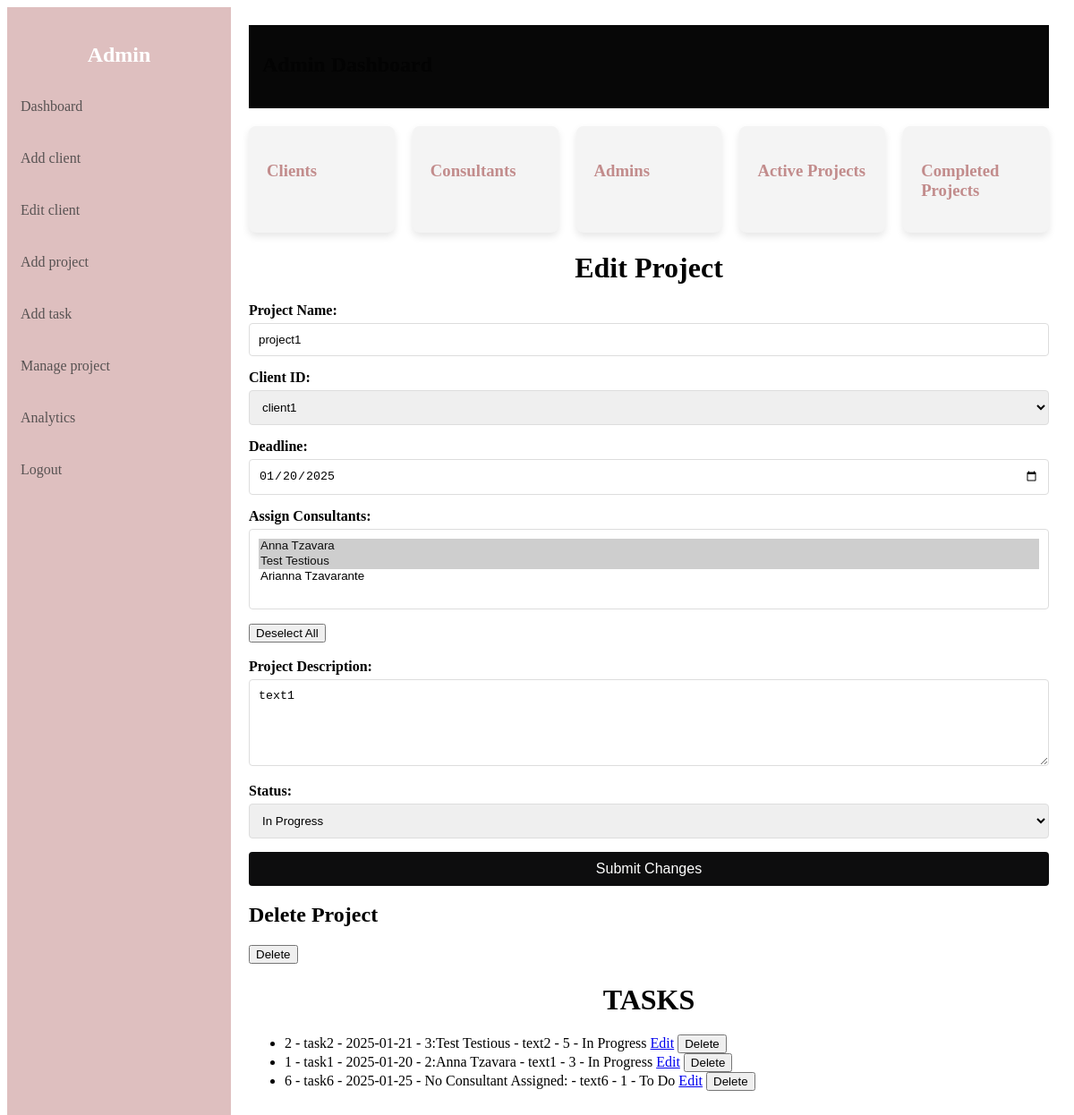
Page /projects/edit/1 (signed in) on the committed database.
### server.py (models this page shows)
class Project(db.Model):
    id = db.Column(db.Integer, primary_key=True)
    name = db.Column(db.String(150), nullable=False)
    client_id = db.Column(db.Integer, db.ForeignKey('client.id'), nullable=False)
    deadline = db.Column(db.Date, nullable=True)
    description = db.Column(db.String(500), nullable=True)
    status = db.Column(db.String(20), default="To Do", nullable=False)
    consultants = db.relationship('User', secondary=project_consultants, back_populates='projects')
    client = db.relationship('Client', back_populates='projects')
    tasks = db.relationship('Task', back_populates='project')
    __table_args__ = (
        CheckConstraint("status IN ('To Do', 'In Progress', 'Completed')", name="check_project_status"),
    )

class Task(db.Model):
    id = db.Column(db.Integer, primary_key=True)
    name = db.Column(db.String(150), nullable=False)
    project_id = db.Column(db.Integer, db.ForeignKey('project.id'), nullable=False)
    deadline = db.Column(db.Date, nullable=True)
    consultant_id = db.Column(db.Integer, db.ForeignKey('user.id'), nullable=True)
    description = db.Column(db.String(500), nullable=True)
    status = db.Column(db.String(20), default="To Do", nullable=False)
    priority = db.Column(db.Integer, default=1, nullable=True)
    project = db.relationship('Project', back_populates='tasks')
    consultant = db.relationship('User', back_populates='tasks')
    __table_args__ = (
        CheckConstraint("status IN ('To Do', 'In Progress', 'Completed')", name="check_task_status"),
    )

class User(UserMixin, db.Model):
    id = db.Column(db.Integer, primary_key=True)
    fullname = db.Column(db.String(150), nullable=False)
    username = db.Column(db.String(80), unique=True, nullable=False)
    email = db.Column(db.String(120), unique=True, nullable=False)
    phone = db.Column(db.String(10), unique=True, nullable=False)
    password = db.Column(db.String(200), nullable=False)
    role = db.Column(db.String(20), nullable=False, default='consultant')
    clients = db.relationship('Client', back_populates='consultant')
    projects = db.relationship('Project', secondary=project_consultants, back_populates='consultants')
    tasks = db.relationship('Task', back_populates='consultant')

### server.py (the view, shortened to what this page needs)
@app.route("/projects/edit/<int:project_id>", methods=['GET', 'POST'])
@login_required
def edit_project(project_id):
    if current_user.role != 'admin':
        return "Unauthorized", 403
    project = Project.query.get(project_id)
    all_clients = Client.query.all()
    all_consultants = User.query.filter_by(role='consultant').all()
    all_project_tasks = Task.query.filter_by(project_id=project_id).all()
    if not project:
        return "Project not found", 404
    return render_template('edit_project.html', project=project, consultants=all_consultants, tasks=all_project_tasks, clients=all_clients, selected_client=project.client_id)

### server.py (called while the page is built)
@login_manager.user_loader
def load_user(user_id):
    return User.query.get(int(user_id))

### templates/edit_project.html (shortened to what this page needs)
{% extends 'dashboard.html' %}
{% block content %}
<h1>Edit Project</h1>
<form action="/projects/edit/{{ project.id }}" id="project-form" method="POST">
    <label for="project-name">Project Name:</label>
    <input type="text" id="project-name" name="project-name" placeholder="Project name" value="{{ project.name }}" aria-required="true" required>
    <label for="client-id">Client ID:</label>
    <select id="client-id" name="client-id" required>
        {% for client in clients %}
        <option value="{{ client.id }}" {% if client.id == selected_client %}selected{% endif %}>{{ client.name }}</option>
        {% else %}
            <option disabled>No clients available</option>
        {% endfor %}
    </select>
    <label for="date">Deadline:</label>
    <input type="date" id="deadline" name="deadline" value="{{ project.deadline }}">
    <label for="consultants">Assign Consultants:</label>
    <select id="consultants" name="consultants_ids" multiple>
        {% for consultant in consultants %}
            <option value="{{ consultant.id }}"
                {% if consultant in project.consultants %}selected{% endif %} >
                {{ consultant.fullname }}
            </option>
        {% else %}
            <option disabled>No consultants available</option>
        {% endfor %}
    </select>
    <button type="button" id="deselectAll">Deselect All</button><br><br>
    <label for="description">Project Description:</label>
    <textarea id="description" name="description" placeholder="Project description" rows="5">{{ project.description }}</textarea>
    <label for="status">Status:</label>
    <select id="status" name="status">
        <option value="In Progress" {% if project.status == 'In Progress' %}selected{% endif %}>In Progress</option>
    </select>
    <button id="submit-button" type="submit">Submit Changes</button>
</form>
<h2>Delete Project</h2>
<form action="/projects/delete/{{ project.id }}" method="post" style="display:inline;">
    <button type="submit" onclick="return confirm('Are you sure you want to delete this project?')">Delete</button>
</form>
<h1>TASKS </h1>
<ul>
    {% for task in tasks|sort(attribute='priority', reverse=True) %}
    <li>
        {{ task.id }} -
        {{ task.name }} -
        {{ task.deadline if task.deadline else "No Deadline Set" }} -
        {{ task.consultant_id if task.consultant_id else "No Consultant Assigned" }}:{{ task.consultant.fullname }} -
        {{ task.description }} -
        {{ task.priority }} -
        {{ task.status }}
        <a href="/projects/tasks/edit/{{ task.id }}">Edit</a>
        <form action="/projects/tasks/delete/{{ task.id }}" method="post" style="display:inline;">
            <button type="submit" onclick="return confirm('Are you sure you want to delete this project?')">Delete</button>
        </form>
    </li>
    {% else %}
    <li>No projects available.</li>
    {% endfor %}
</ul>
{% endblock %}

### templates/edit_project.html (style rules this page uses)
h1 { text-align: center; margin-bottom: 20px; color: #030303; }
label { display: block; margin-bottom: 5px; font-weight: bold; }
input[type="text"], input[type="date"], textarea, select { width: 100%; padding: 10px; margin-bottom: 15px; border: 1px solid #ddd; border-radius: 4px; box-sizing: border-box; }
textarea { resize: vertical; }
#submit-button { background-color: #0d0d0e; color: white; border: none; padding: 10px 15px; border-radius: 4px; cursor: pointer; font-size: 16px; display: block; width: 100%; }

### rows in the picture
Project: project-name "project1", deadline "01/20/2025", description "text1", status "In Progress"
Task: id "2", name "task2", deadline "2025-01-21", consultant "3", consultant.fullname "Test Testious", description "text2", priority "5", status "In Progress"
Task: id "1", name "task1", deadline "2025-01-20", consultant "2", consultant.fullname "Anna Tzavara", description "text1", priority "3", status "In Progress"
Task: id "6", name "task6", deadline "2025-01-25", consultant_id "No Consultant Assigned", description "text6", priority "1", status "To Do"

### other values in the picture
form field client-id "client1"
form field consultants_ids "Anna Tzavara ☑ / Test Testious ☑ / Arianna Tzavarante"
